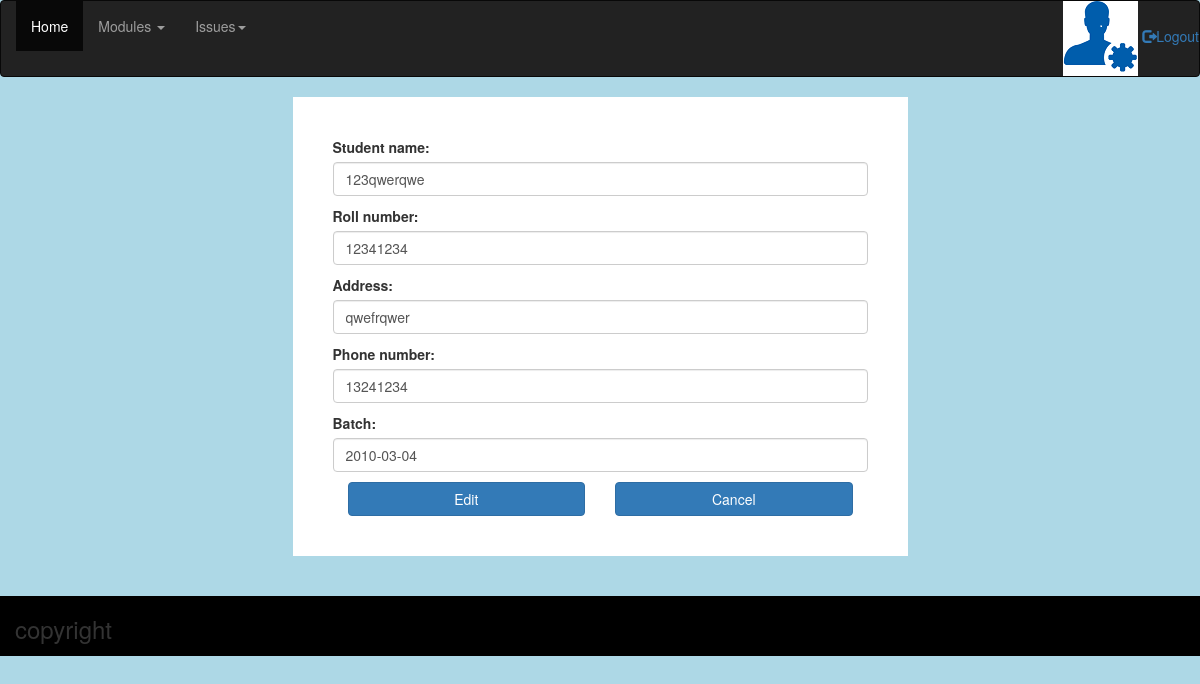
The page /admin-dash/student/update/12/ (signed in) on the database its author committed.
### libraryapp/models.py (models this page shows, shortened)
class Student(models.Model):
    student_name = models.CharField(max_length=30, blank=False)
    roll_number = models.IntegerField(blank=False)
    address = models.CharField(max_length=15, blank=False)
    phone_number = models.IntegerField(blank=False)
    batch = models.DateField(blank=False)

### libraryapp/views.py (the view)
class AdminUpdateView(LoginRequiredMixin, UpdateView):
    login_url = '/login/'
    template_name = 'student/adminupdate.html'
    model = Student
    form_class = StudentForm
    success_url = '/admin-dash/read/'

### libraryapp/forms.py
class StudentForm(forms.ModelForm):
    class Meta:
        model = Student
        fields = ['student_name', 'roll_number',
                  'address', 'phone_number', 'batch']
    def __init__(self, *args, **kwargs):
        super().__init__(*args, **kwargs)
        for field in iter(self.fields):
            self.fields[field].widget.attrs.update(
                {'class': 'form-control'})
        self.fields['batch'].widget.attrs.update(
            {'id': 'datepicker6'})

### templates/student/adminupdate.html (shortened to what this page needs)
{% extends '../base.html' %}
{% load static %}
{% block css %}
    <link rel="stylesheet" href="//code.jquery.com/ui/1.12.1/themes/base/jquery-ui.css">
{% endblock %}
     {% block content %}
     <div class="row">
        <div class="col-md-6 col-md-offset-3" style="background-color: #fff; padding: 40px;">
         <form method="POST">
             {{ form.as_p }}
             <div class="col-md-6">
                <button class="btn btn-primary btn-block">Edit</button>
             </div>
            <div class="col-md-6">
                <a href="{% url 'libraryapp:adminread' %}" class="btn btn-primary btn-block pull-right">Cancel</a>
            </div>
         </form>
                 </div>
      </div>
   {% endblock %}

### rows shown on the page
Student: student_name "123qwerqwe", roll_number "12341234", address "qwefrqwer", phone_number "13241234", batch "2010-03-04"
